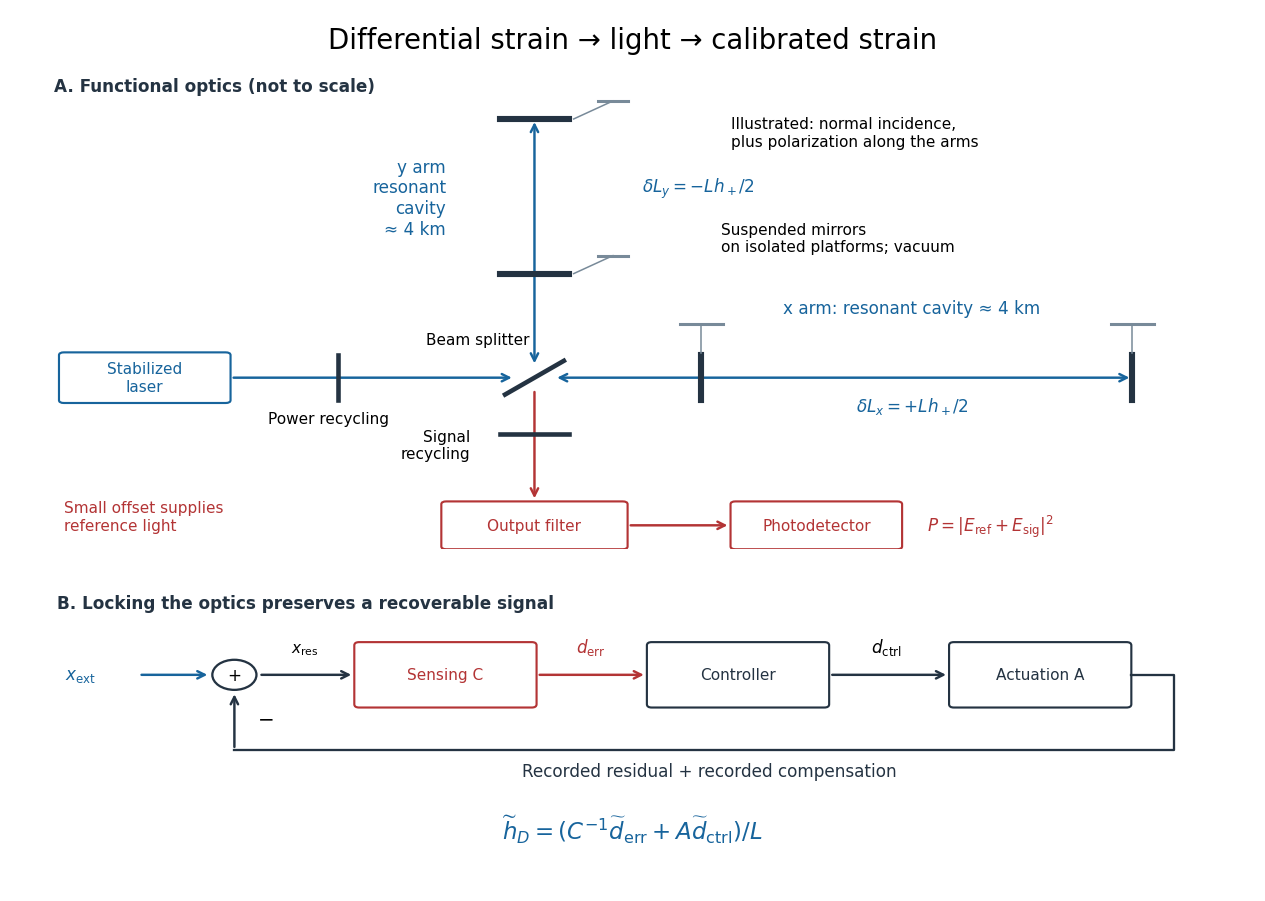

This chart was generated by the following Python code:
"""Draw a functional LIGO optical/readout diagram; emit PNG in the CWD.

Python 3.14, matplotlib 3.10.7. Original layout, no measured data.
Apparatus reference: Advanced LIGO, arXiv:1411.4547, sections 2, 4.4, 4.8.
The feedback reconstruction is the ideal linear model in gravitational-wave.bigb.
"""

from pathlib import Path

import matplotlib.pyplot as plt
from matplotlib.patches import Circle, FancyArrowPatch, FancyBboxPatch


BLUE = "#17649c"
RED = "#b33435"
INK = "#243342"


def arrow(ax, start, end, color=INK, dashed=False, both=False):
    ax.add_patch(FancyArrowPatch(start, end, arrowstyle="<->" if both else "->",
                                mutation_scale=12, lw=1.6, color=color,
                                linestyle="--" if dashed else "-"))


def box(ax, xy, width, height, text, color=INK, size=10):
    ax.add_patch(FancyBboxPatch(xy, width, height, boxstyle="round,pad=0.05",
                              facecolor="white", edgecolor=color, lw=1.4))
    ax.text(xy[0] + width / 2, xy[1] + height / 2, text,
            ha="center", va="center", fontsize=size, color=color)


def main():
    plt.rcParams.update({"font.family": "DejaVu Sans", "font.size": 11})
    fig = plt.figure(figsize=(11.5, 8.2), facecolor="white")
    ax = fig.add_axes((0.035, 0.39, 0.93, 0.53))
    ax.set(xlim=(0, 12), ylim=(0, 8.5))
    ax.axis("off")
    fig.suptitle("Differential strain → light → calibrated strain", fontsize=18, y=0.97)
    ax.text(0.1, 8.15, "A. Functional optics (not to scale)", weight="bold", color=INK)

    box(ax, (0.2, 2.65), 1.65, 0.8, "Stabilized\nlaser", BLUE)
    arrow(ax, (1.9, 3.05), (4.8, 3.05), BLUE)
    ax.plot([3.0, 3.0], [2.65, 3.45], color=INK, lw=3)
    ax.text(2.9, 2.25, "Power recycling", ha="center", fontsize=10)
    ax.plot([4.7, 5.3], [2.75, 3.35], color=INK, lw=3)
    ax.text(4.95, 3.65, "Beam splitter", ha="right", fontsize=10)

    arrow(ax, (5.2, 3.05), (11.1, 3.05), BLUE, both=True)
    arrow(ax, (5.0, 3.25), (5.0, 7.65), BLUE, both=True)
    for x in (6.7, 11.1):
        ax.plot([x, x], [2.65, 3.45], color=INK, lw=4)
        ax.plot([x, x], [3.48, 4.0], color="#788a99", lw=1)
        ax.plot([x - 0.22, x + 0.22], [4.0, 4.0], color="#788a99", lw=2)
    for y in (4.9, 7.65):
        ax.plot([4.65, 5.35], [y, y], color=INK, lw=4)
        ax.plot([5.4, 5.8], [y, y + 0.32], color="#788a99", lw=1)
        ax.plot([5.65, 5.95], [y + 0.32, y + 0.32], color="#788a99", lw=2)
    ax.text(8.85, 4.2, "x arm: resonant cavity ≈ 4 km", ha="center", color=BLUE)
    ax.text(8.85, 2.45, r"$\delta L_x = +Lh_+/2$", ha="center", color=BLUE)
    ax.text(4.1, 6.25, "y arm\nresonant\ncavity\n≈ 4 km", ha="right", va="center", color=BLUE)
    ax.text(6.1, 6.35, r"$\delta L_y = -Lh_+/2$", color=BLUE)
    ax.text(7.0, 7.7, "Illustrated: normal incidence,\nplus polarization along the arms", fontsize=10, va="top")
    ax.text(6.9, 5.3, "Suspended mirrors\non isolated platforms; vacuum", fontsize=10)
    arrow(ax, (5.0, 2.85), (5.0, 0.85), RED)
    ax.plot([4.65, 5.35], [2.05, 2.05], color=INK, lw=3)
    ax.text(4.35, 1.85, "Signal\nrecycling", ha="right", va="center", fontsize=10)
    box(ax, (4.1, 0.05), 1.8, 0.75, "Output filter", RED)
    arrow(ax, (5.95, 0.425), (7.0, 0.425), RED)
    box(ax, (7.05, 0.05), 1.65, 0.75, "Photodetector", RED)
    ax.text(9.0, 0.42, r"$P = |E_{\rm ref}+E_{\rm sig}|^2$", va="center", color=RED)
    ax.text(0.2, 0.35, "Small offset supplies\nreference light", color=RED, fontsize=10)

    bx = fig.add_axes((0.045, 0.055, 0.91, 0.29))
    bx.set(xlim=(0, 12), ylim=(0, 4))
    bx.axis("off")
    bx.text(0, 3.72, "B. Locking the optics preserves a recoverable signal", weight="bold", color=INK)
    bx.text(0.08, 2.7, r"$x_{\rm ext}$", ha="left", va="center", color=BLUE)
    arrow(bx, (0.85, 2.7), (1.6, 2.7), BLUE)
    bx.add_patch(Circle((1.85, 2.7), 0.23, fill=False, color=INK, lw=1.5))
    bx.text(1.85, 2.7, "+", ha="center", va="center")
    arrow(bx, (2.1, 2.7), (3.1, 2.7))
    bx.text(2.58, 3.05, r"$x_{\rm res}$", ha="center", fontsize=10)
    box(bx, (3.15, 2.25), 1.8, 0.9, "Sensing C", RED)
    arrow(bx, (5.0, 2.7), (6.15, 2.7), RED)
    bx.text(5.57, 3.05, r"$d_{\rm err}$", ha="center", color=RED)
    box(bx, (6.2, 2.25), 1.8, 0.9, "Controller")
    arrow(bx, (8.05, 2.7), (9.3, 2.7))
    bx.text(8.65, 3.05, r"$d_{\rm ctrl}$", ha="center")
    box(bx, (9.35, 2.25), 1.8, 0.9, "Actuation A")
    bx.plot([11.2, 11.65, 11.65, 1.85], [2.7, 2.7, 1.55, 1.55], color=INK, lw=1.5)
    arrow(bx, (1.85, 1.55), (1.85, 2.45))
    bx.text(2.1, 1.95, "−", fontsize=13)
    bx.text(6.8, 1.15, "Recorded residual + recorded compensation", ha="center", color=INK)
    bx.text(6.0, 0.35, r"$\widetilde h_D=(C^{-1}\widetilde d_{\rm err}+A\widetilde d_{\rm ctrl})/L$",
            ha="center", va="center", fontsize=15, color=BLUE)
    output = Path.cwd() / (Path(__file__).stem + ".png")
    fig.savefig(output, dpi=110, facecolor="white")
    plt.close(fig)


if __name__ == "__main__":
    main()
